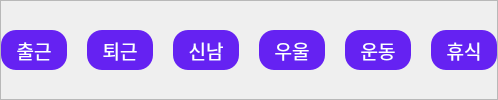
                  <widget class="QFrame" name="Tags">
                   <property name="minimumSize">
                    <size>
                     <width>0</width>
                     <height>0</height>
                    </size>
                   </property>
                   <property name="maximumSize">
                    <size>
                     <width>16777215</width>
                     <height>16777215</height>
                    </size>
                   </property>
                   <property name="frameShape">
                    <enum>QFrame::StyledPanel</enum>
                   </property>
                   <property name="frameShadow">
                    <enum>QFrame::Raised</enum>
                   </property>
                   <layout class="QHBoxLayout" name="horizontalLayout_4">
                    <property name="spacing">
                     <number>20</number>
                    </property>
                    <property name="leftMargin">
                     <number>0</number>
                    </property>
                    <property name="topMargin">
                     <number>0</number>
                    </property>
                    <property name="rightMargin">
                     <number>0</number>
                    </property>
                    <property name="bottomMargin">
                     <number>0</number>
                    </property>
                    <item>
                     <widget class="QPushButton" name="tag1">
                      <property name="minimumSize">
                       <size>
                        <width>0</width>
                        <height>40</height>
                       </size>
                      </property>
                      <property name="font">
                       <font>
                        <pointsize>14</pointsize>
                       </font>
                      </property>
                      <property name="styleSheet">
                       <string notr="true">*{width: 66px;
  height: 30px;
  border-radius: 15px;
  color: #ffffff;
  background-color: #6522f2;}
</string>
                      </property>
                      <property name="text">
                       <string>출근</string>
                      </property>
                     </widget>
                    </item>
                    <item>
                     <widget class="QPushButton" name="tag2">
                      <property name="minimumSize">
                       <size>
                        <width>0</width>
                        <height>40</height>
                       </size>
                      </property>
                      <property name="font">
                       <font>
                        <pointsize>14</pointsize>
                       </font>
                      </property>
                      <property name="styleSheet">
                       <string notr="true">*{width: 66px;
  height: 30px;
  border-radius: 15px;
  color: #ffffff;
  background-color: #6522f2;}
</string>
                      </property>
                      <property name="text">
                       <string>퇴근</string>
                      </property>
                     </widget>
                    </item>
                    <item>
                     <widget class="QPushButton" name="tag3">
                      <property name="minimumSize">
                       <size>
                        <width>0</width>
                        <height>40</height>
                       </size>
                      </property>
                      <property name="font">
                       <font>
                        <pointsize>14</pointsize>
                       </font>
                      </property>
                      <property name="styleSheet">
                       <string notr="true">*{width: 66px;
  height: 30px;
  border-radius: 15px;
  color: #ffffff;
  background-color: #6522f2;}
</string>
                      </property>
                      <property name="text">
                       <string>신남</string>
                      </property>
                     </widget>
                    </item>
                    <item>
                     <widget class="QPushButton" name="tag4">
                      <property name="minimumSize">
                       <size>
                        <width>0</width>
                        <height>40</height>
                       </size>
                      </property>
                      <property name="font">
                       <font>
                        <pointsize>14</pointsize>
                       </font>
                      </property>
                      <property name="styleSheet">
                       <string notr="true">*{width: 66px;
  height: 30px;
  border-radius: 15px;
  color: #ffffff;
  background-color: #6522f2;}
</string>
                      </property>
                      <property name="text">
                       <string>우울</string>
                      </property>
                     </widget>
                    </item>
                    <item>
                     <widget class="QPushButton" name="tag5">
                      <property name="minimumSize">
                       <size>
                        <width>0</width>
                        <height>40</height>
                       </size>
                      </property>
                      <property name="font">
                       <font>
                        <pointsize>14</pointsize>
                       </font>
                      </property>
                      <property name="styleSheet">
                       <string notr="true">*{width: 66px;
  height: 30px;
  border-radius: 15px;
  color: #ffffff;
  background-color: #6522f2;}
</string>
                      </property>
                      <property name="text">
                       <string>운동</string>
                      </property>
                     </widget>
                    </item>
                    <item>
                     <widget class="QPushButton" name="tag6">
                      <property name="minimumSize">
                       <size>
                        <width>0</width>
                        <height>40</height>
                       </size>
                      </property>
                      <property name="font">
                       <font>
                        <pointsize>14</pointsize>
                       </font>
                      </property>
                      <property name="styleSheet">
                       <string notr="true">*{width: 66px;
  height: 30px;
  border-radius: 15px;
  color: #ffffff;
  background-color: #6522f2;}
</string>
                      </property>
                      <property name="text">
                       <string>휴식</string>
                      </property>
                     </widget>
                    </item>
                   </layout>
                  </widget>
